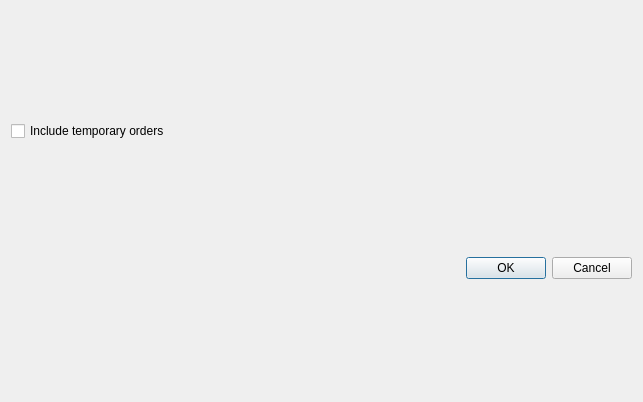
<?xml version="1.0" encoding="UTF-8"?>
<ui version="4.0">
 <class>Test5ClassDialogBase</class>
 <widget class="QDialog" name="Test5ClassDialogBase">
  <property name="geometry">
   <rect>
    <x>0</x>
    <y>0</y>
    <width>643</width>
    <height>402</height>
   </rect>
  </property>
  <property name="windowTitle">
   <string>Test5</string>
  </property>
  <layout class="QGridLayout" name="gridLayout">
   <item row="0" column="0">
    <widget class="QCheckBox" name="includeTempOrders">
     <property name="text">
      <string>Include temporary orders</string>
     </property>
    </widget>
   </item>
   <item row="1" column="0">
    <widget class="QDialogButtonBox" name="button_box">
     <property name="orientation">
      <enum>Qt::Horizontal</enum>
     </property>
     <property name="standardButtons">
      <set>QDialogButtonBox::Cancel|QDialogButtonBox::Ok</set>
     </property>
    </widget>
   </item>
  </layout>
 </widget>
 <resources/>
 <connections>
  <connection>
   <sender>button_box</sender>
   <signal>accepted()</signal>
   <receiver>Test5ClassDialogBase</receiver>
   <slot>accept()</slot>
   <hints>
    <hint type="sourcelabel">
     <x>20</x>
     <y>20</y>
    </hint>
    <hint type="destinationlabel">
     <x>20</x>
     <y>20</y>
    </hint>
   </hints>
  </connection>
  <connection>
   <sender>button_box</sender>
   <signal>rejected()</signal>
   <receiver>Test5ClassDialogBase</receiver>
   <slot>reject()</slot>
   <hints>
    <hint type="sourcelabel">
     <x>20</x>
     <y>20</y>
    </hint>
    <hint type="destinationlabel">
     <x>20</x>
     <y>20</y>
    </hint>
   </hints>
  </connection>
 </connections>
</ui>
